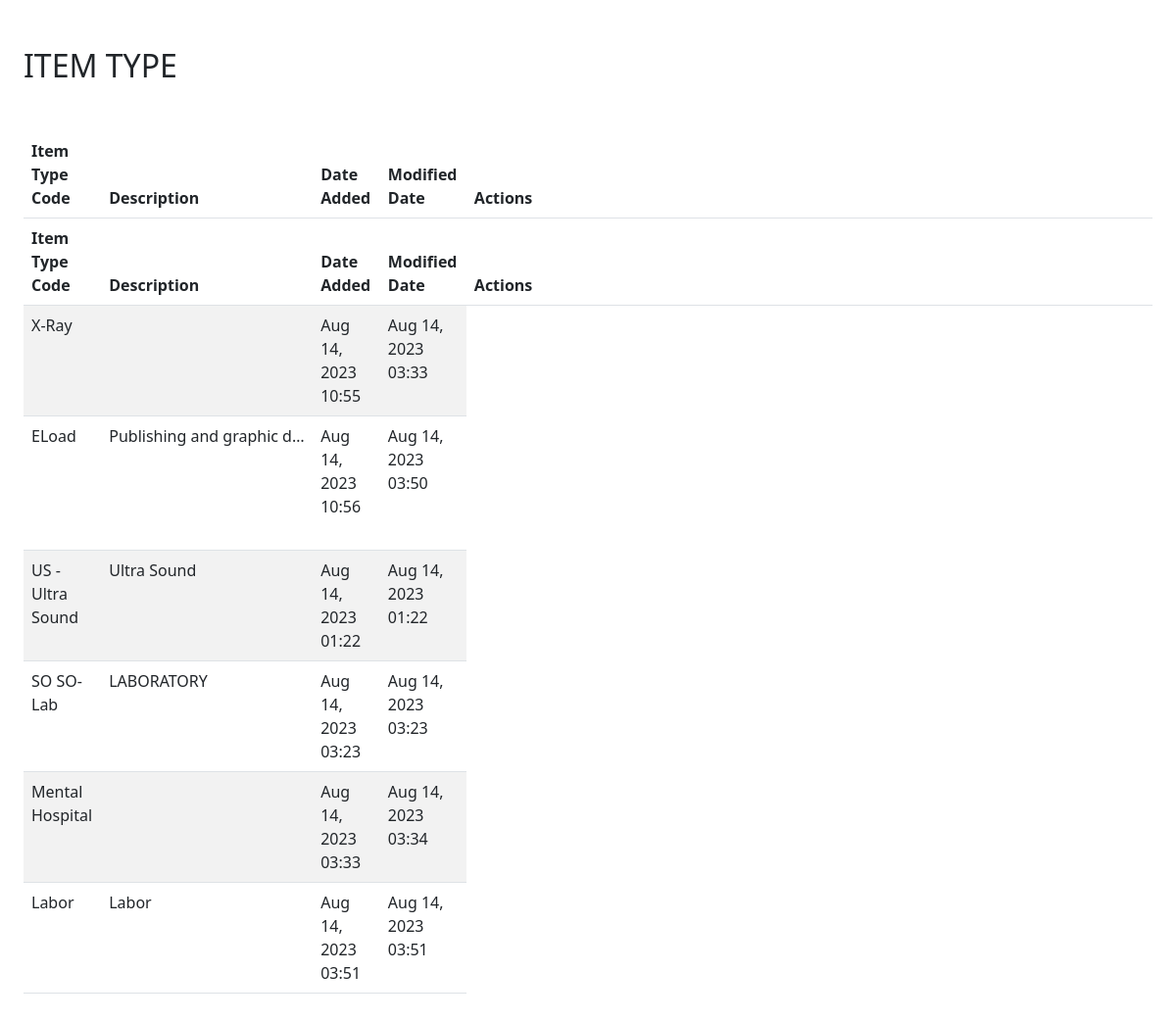
Screenshot of /itemType/table.php with the database file from the repository.
### tables this page shows
CREATE TABLE `itemtype_tb` (
  `itemTypeID` int(11) NOT NULL,
  `itemTypeCode` varchar(120) NOT NULL,
  `description` varchar(250) NOT NULL,
  `createDate` datetime NOT NULL DEFAULT current_timestamp(),
  `modifiedDate` datetime NOT NULL DEFAULT current_timestamp()
);

### itemType/table.php (the view, shortened to what this page needs)
<!DOCTYPE html>
<html lang="en">
<head>
    <link rel="stylesheet" href="https://cdnjs.cloudflare.com/ajax/libs/twitter-bootstrap/5.3.0/css/bootstrap.min.css">
    <link rel="stylesheet" href="https://cdn.datatables.net/1.13.6/css/dataTables.bootstrap5.min.css">
</head>
<body>
    <div class="table w-100 p-4">
        <h2 class="mt-4 mb-5">ITEM TYPE</h2>
        <?php include './add/add.php'; ?>
        <?php include './view/view.php'; ?>
        <table id="example" class="table table-striped" style="width:100%">
            <thead>
                <tr>
                    <th>Item Type Code</th>
                    <th>Description</th>
                    <th>Date Added</th>
                    <th>Modified Date</th>
                    <th>Actions</th>
                </tr>
            </thead>
            <tbody>
                <?php
                $servername = "localhost";
                $username = "root";
                $Password = "";
                $database = "zaratehospital";
                $connection = new mysqli($servername, $username, $Password, $database);
                $sql = "select * from itemtype_tb ";
                $result = $connection->query($sql);
                while ($row = $result->fetch_assoc()) {
                    echo "
                        <tr>
                            <td>" . $row["itemTypeCode"] . "</td>
                            <td>" . $row["description"] . "</td>
                            <td>" . date("M d, Y h:i", strtotime($row["createDate"])) . "</td>
                            <td>" . date("M d, Y h:i", strtotime($row["modifiedDate"])) . "</td>
                            <td class='invisible action-wrapper'>" . json_encode($row) . "</td>
                        </tr>
                        ";
                }
                ?>
            </tbody>
        </table>
    </div>
</body>
</html>

### itemType/table.php (style rules this page uses)
td:nth-child(2) { max-width: 200px; white-space: nowrap; overflow: hidden; text-overflow: ellipsis; }

### rows the page displays
itemtype_tb: itemTypeCode "X-Ray", createDate "Aug 14, 2023 10:55", modifiedDate "Aug 14, 2023 03:33"
itemtype_tb: itemTypeCode "ELoad", description "Publishing and graphic d…", createDate "Aug 14, 2023 10:56", modifiedDate "Aug 14, 2023 03:50"
itemtype_tb: itemTypeCode "US - Ultra Sound", description "Ultra Sound", createDate "Aug 14, 2023 01:22", modifiedDate "Aug 14, 2023 01:22"
itemtype_tb: itemTypeCode "SO SO-Lab", description "LABORATORY", createDate "Aug 14, 2023 03:23", modifiedDate "Aug 14, 2023 03:23"
itemtype_tb: itemTypeCode "Mental Hospital", createDate "Aug 14, 2023 03:33", modifiedDate "Aug 14, 2023 03:34"
itemtype_tb: itemTypeCode "Labor", description "Labor", createDate "Aug 14, 2023 03:51", modifiedDate "Aug 14, 2023 03:51"
